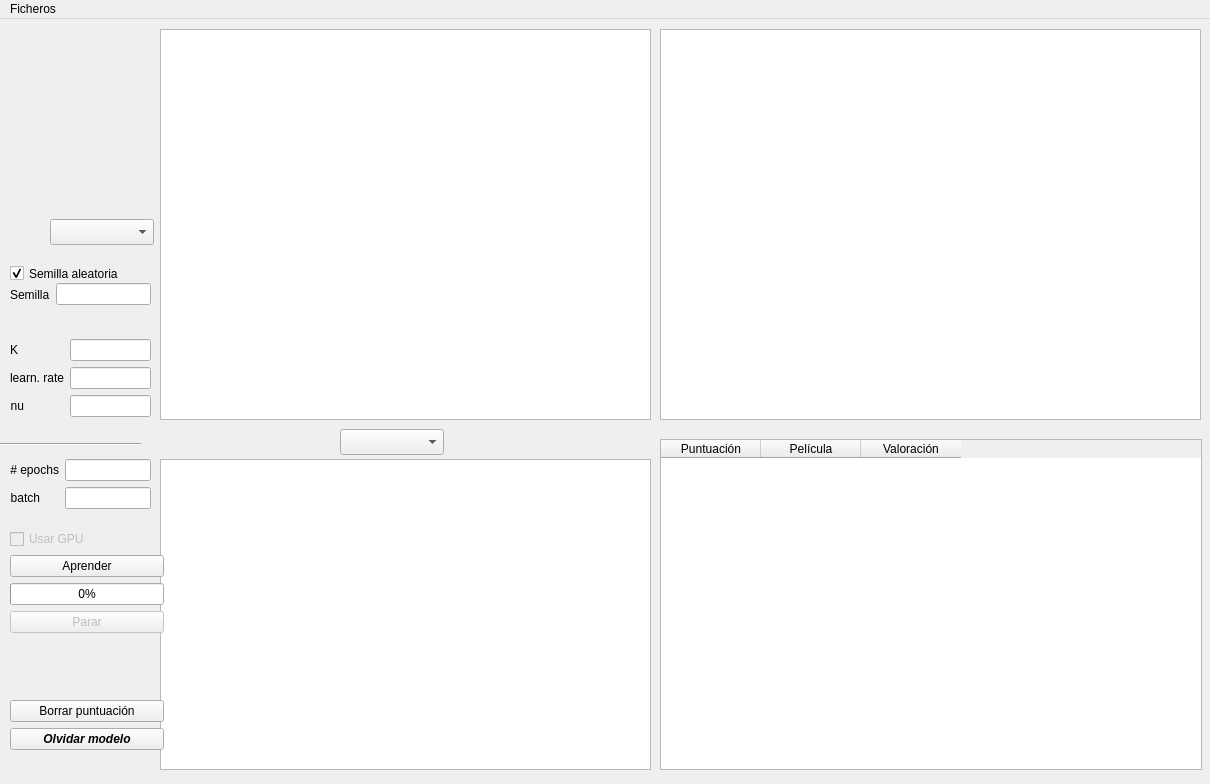
<?xml version="1.0" encoding="UTF-8"?>
<ui version="4.0">
 <class>MainWindow</class>
 <widget class="QMainWindow" name="MainWindow">
  <property name="geometry">
   <rect>
    <x>0</x>
    <y>0</y>
    <width>1210</width>
    <height>784</height>
   </rect>
  </property>
  <property name="minimumSize">
   <size>
    <width>1210</width>
    <height>784</height>
   </size>
  </property>
  <property name="maximumSize">
   <size>
    <width>1210</width>
    <height>784</height>
   </size>
  </property>
  <property name="windowTitle">
   <string>Sistema de Recomendación de Películas</string>
  </property>
  <property name="toolTip">
   <string extracomment="Elimina el modelo de memoria, reinicia los parámetros"/>
  </property>
  <widget class="QWidget" name="centralwidget">
   <widget class="PlotWidget" name="graphicsView_pelis">
    <property name="geometry">
     <rect>
      <x>160</x>
      <y>10</y>
      <width>491</width>
      <height>391</height>
     </rect>
    </property>
   </widget>
   <widget class="PlotWidget" name="graphicsView_errores">
    <property name="geometry">
     <rect>
      <x>160</x>
      <y>440</y>
      <width>491</width>
      <height>311</height>
     </rect>
    </property>
    <property name="toolTip">
     <string/>
    </property>
   </widget>
   <widget class="QTableWidget" name="tableWidget">
    <property name="geometry">
     <rect>
      <x>660</x>
      <y>420</y>
      <width>542</width>
      <height>331</height>
     </rect>
    </property>
    <property name="maximumSize">
     <size>
      <width>16777215</width>
      <height>751</height>
     </size>
    </property>
    <column>
     <property name="text">
      <string>Puntuación</string>
     </property>
    </column>
    <column>
     <property name="text">
      <string>Película</string>
     </property>
    </column>
    <column>
     <property name="text">
      <string>Valoración</string>
     </property>
    </column>
   </widget>
   <widget class="QPlainTextEdit" name="consola">
    <property name="geometry">
     <rect>
      <x>660</x>
      <y>10</y>
      <width>541</width>
      <height>391</height>
     </rect>
    </property>
    <property name="readOnly">
     <bool>true</bool>
    </property>
   </widget>
   <widget class="QComboBox" name="cb_Y">
    <property name="geometry">
     <rect>
      <x>50</x>
      <y>200</y>
      <width>104</width>
      <height>26</height>
     </rect>
    </property>
   </widget>
   <widget class="QComboBox" name="cb_X">
    <property name="geometry">
     <rect>
      <x>340</x>
      <y>410</y>
      <width>104</width>
      <height>26</height>
     </rect>
    </property>
   </widget>
   <widget class="Line" name="line">
    <property name="geometry">
     <rect>
      <x>0</x>
      <y>410</y>
      <width>141</width>
      <height>31</height>
     </rect>
    </property>
    <property name="orientation">
     <enum>Qt::Horizontal</enum>
    </property>
   </widget>
   <widget class="QWidget" name="formLayoutWidget_3">
    <property name="geometry">
     <rect>
      <x>10</x>
      <y>440</y>
      <width>141</width>
      <height>61</height>
     </rect>
    </property>
    <layout class="QFormLayout" name="layout_variables">
     <item row="0" column="0">
      <widget class="QLabel" name="label_epochs">
       <property name="text">
        <string># epochs</string>
       </property>
       <property name="alignment">
        <set>Qt::AlignRight|Qt::AlignTrailing|Qt::AlignVCenter</set>
       </property>
      </widget>
     </item>
     <item row="0" column="1">
      <widget class="QLineEdit" name="le_epochs">
       <property name="toolTip">
        <string>Número de veces que se presentará el conjunto de entrenamiento</string>
       </property>
       <property name="text">
        <string/>
       </property>
      </widget>
     </item>
     <item row="1" column="0">
      <widget class="QLabel" name="label_batch">
       <property name="text">
        <string>batch</string>
       </property>
       <property name="alignment">
        <set>Qt::AlignRight|Qt::AlignTrailing|Qt::AlignVCenter</set>
       </property>
      </widget>
     </item>
     <item row="1" column="1">
      <widget class="QLineEdit" name="le_minibatch">
       <property name="toolTip">
        <string>Número de ejemplos de cada batch</string>
       </property>
       <property name="text">
        <string/>
       </property>
      </widget>
     </item>
    </layout>
   </widget>
   <widget class="QWidget" name="verticalLayoutWidget_2">
    <property name="geometry">
     <rect>
      <x>10</x>
      <y>510</y>
      <width>154</width>
      <height>221</height>
     </rect>
    </property>
    <layout class="QVBoxLayout" name="verticalLayout" stretch="0,0,0,0,0,0,0">
     <item>
      <widget class="QCheckBox" name="cb_usoGPU">
       <property name="enabled">
        <bool>false</bool>
       </property>
       <property name="toolTip">
        <string>&lt;html&gt;&lt;head/&gt;&lt;body&gt;&lt;p&gt;&lt;span style=&quot; font-weight:600; color:#ff2600;&quot;&gt;EXPERIMENTAL:&lt;/span&gt; Esta opción sólo se puede seleccionar &lt;span style=&quot; font-style:italic;&quot;&gt;antes de comenzar el entrenamiento por primera vez&lt;/span&gt;. Si deseas modificar su valor una vez comenzado el entrenamiento, debes:&lt;br/&gt;1. Guardar el modelo entrenado&lt;br/&gt;2. &amp;quot;Olvidar&amp;quot; el modelo&lt;br/&gt;3. Seleccionar si deseas usar o no GPU&lt;br/&gt;4. Cargar modelo entrenado&lt;br/&gt;5. Continuar el entrenamiento&lt;/p&gt;&lt;/body&gt;&lt;/html&gt;</string>
       </property>
       <property name="text">
        <string>Usar GPU</string>
       </property>
       <property name="checkable">
        <bool>true</bool>
       </property>
       <property name="checked">
        <bool>false</bool>
       </property>
       <property name="tristate">
        <bool>false</bool>
       </property>
      </widget>
     </item>
     <item>
      <widget class="QPushButton" name="pb_Aprender">
       <property name="toolTip">
        <string>Aprende un modelo a partir de los datos de entrenamiento y de los gustos del usuario, si los ha indicado</string>
       </property>
       <property name="text">
        <string>Aprender</string>
       </property>
      </widget>
     </item>
     <item>
      <widget class="QProgressBar" name="progressBar">
       <property name="value">
        <number>0</number>
       </property>
      </widget>
     </item>
     <item>
      <widget class="QPushButton" name="pb_Parar">
       <property name="enabled">
        <bool>false</bool>
       </property>
       <property name="toolTip">
        <string>Detiene el entrenamiento</string>
       </property>
       <property name="text">
        <string>Parar</string>
       </property>
      </widget>
     </item>
     <item>
      <spacer name="verticalSpacer_2">
       <property name="orientation">
        <enum>Qt::Vertical</enum>
       </property>
       <property name="sizeType">
        <enum>QSizePolicy::Expanding</enum>
       </property>
       <property name="sizeHint" stdset="0">
        <size>
         <width>20</width>
         <height>20</height>
        </size>
       </property>
      </spacer>
     </item>
     <item>
      <widget class="QPushButton" name="pb_Borrarpuntos">
       <property name="toolTip">
        <string>Borra las puntuaciones cargadas en memoria</string>
       </property>
       <property name="text">
        <string>Borrar puntuación</string>
       </property>
      </widget>
     </item>
     <item>
      <widget class="QPushButton" name="pb_Olvidar">
       <property name="font">
        <font>
         <weight>75</weight>
         <italic>true</italic>
         <bold>true</bold>
        </font>
       </property>
       <property name="toolTip">
        <string>Elimina el modelo aprendido</string>
       </property>
       <property name="text">
        <string>Olvidar modelo</string>
       </property>
      </widget>
     </item>
    </layout>
   </widget>
   <widget class="QWidget" name="layoutWidget">
    <property name="geometry">
     <rect>
      <x>10</x>
      <y>320</y>
      <width>141</width>
      <height>85</height>
     </rect>
    </property>
    <layout class="QFormLayout" name="fl_fijos_texto">
     <item row="0" column="0">
      <widget class="QLabel" name="label_K">
       <property name="text">
        <string>K</string>
       </property>
       <property name="alignment">
        <set>Qt::AlignRight|Qt::AlignTrailing|Qt::AlignVCenter</set>
       </property>
      </widget>
     </item>
     <item row="0" column="1">
      <widget class="QLineEdit" name="le_K">
       <property name="toolTip">
        <string>Dimensiones del espacio de proyección (embedding)</string>
       </property>
       <property name="toolTipDuration">
        <number>5</number>
       </property>
       <property name="text">
        <string/>
       </property>
      </widget>
     </item>
     <item row="1" column="0">
      <widget class="QLabel" name="label_learningrate">
       <property name="text">
        <string>learn. rate</string>
       </property>
       <property name="alignment">
        <set>Qt::AlignRight|Qt::AlignTrailing|Qt::AlignVCenter</set>
       </property>
      </widget>
     </item>
     <item row="1" column="1">
      <widget class="QLineEdit" name="le_learningrate">
       <property name="toolTip">
        <string>Factor de aprendizaje</string>
       </property>
       <property name="text">
        <string/>
       </property>
      </widget>
     </item>
     <item row="2" column="0">
      <widget class="QLabel" name="label_nu">
       <property name="text">
        <string>nu</string>
       </property>
       <property name="alignment">
        <set>Qt::AlignRight|Qt::AlignTrailing|Qt::AlignVCenter</set>
       </property>
      </widget>
     </item>
     <item row="2" column="1">
      <widget class="QLineEdit" name="le_nu">
       <property name="toolTip">
        <string>Factor de regularización</string>
       </property>
       <property name="text">
        <string/>
       </property>
      </widget>
     </item>
    </layout>
   </widget>
   <widget class="QCheckBox" name="cb_semillaaleatoria">
    <property name="geometry">
     <rect>
      <x>10</x>
      <y>239</y>
      <width>131</width>
      <height>31</height>
     </rect>
    </property>
    <property name="toolTip">
     <string>La generación de aleatorios comienza con semilla fija o variable</string>
    </property>
    <property name="text">
     <string>Semilla aleatoria</string>
    </property>
    <property name="checked">
     <bool>true</bool>
    </property>
   </widget>
   <widget class="QWidget" name="horizontalLayoutWidget_2">
    <property name="geometry">
     <rect>
      <x>10</x>
      <y>260</y>
      <width>141</width>
      <height>31</height>
     </rect>
    </property>
    <layout class="QHBoxLayout" name="layout_randomseed">
     <item>
      <widget class="QLabel" name="label_randomseed">
       <property name="enabled">
        <bool>true</bool>
       </property>
       <property name="text">
        <string>Semilla</string>
       </property>
      </widget>
     </item>
     <item>
      <widget class="QLineEdit" name="le_randomseed">
       <property name="enabled">
        <bool>true</bool>
       </property>
       <property name="toolTip">
        <string>Semilla para el generador de números aleatorios</string>
       </property>
       <property name="text">
        <string/>
       </property>
      </widget>
     </item>
    </layout>
   </widget>
  </widget>
  <widget class="QMenuBar" name="menuBar">
   <property name="geometry">
    <rect>
     <x>0</x>
     <y>0</y>
     <width>1210</width>
     <height>24</height>
    </rect>
   </property>
   <widget class="QMenu" name="menu">
    <property name="title">
     <string>Ficheros</string>
    </property>
    <addaction name="actionCargar_puntuaciones"/>
    <addaction name="actionGuardar_puntuaciones"/>
    <addaction name="separator"/>
    <addaction name="actionCargar_modelo_entrenado"/>
    <addaction name="actionGuardar_modelo_entrenado"/>
    <addaction name="separator"/>
    <addaction name="actionExportar"/>
   </widget>
   <addaction name="menu"/>
  </widget>
  <action name="actionCargar_puntuaciones">
   <property name="text">
    <string>Cargar puntuaciones</string>
   </property>
  </action>
  <action name="actionGuardar_puntuaciones">
   <property name="text">
    <string>Guardar puntuaciones</string>
   </property>
  </action>
  <action name="actionCargar_modelo_entrenado">
   <property name="text">
    <string>Cargar modelo entrenado</string>
   </property>
  </action>
  <action name="actionGuardar_modelo_entrenado">
   <property name="enabled">
    <bool>false</bool>
   </property>
   <property name="text">
    <string>Guardar modelo entrenado</string>
   </property>
  </action>
  <action name="actionExportar">
   <property name="enabled">
    <bool>false</bool>
   </property>
   <property name="text">
    <string>Exportar embeddings</string>
   </property>
   <property name="toolTip">
    <string>Exporta la codificación de los usuarios (matriz W) y las películas (matriz V)</string>
   </property>
  </action>
 </widget>
 <customwidgets>
  <customwidget>
   <class>PlotWidget</class>
   <extends>QGraphicsView</extends>
   <header>pyqtgraph</header>
  </customwidget>
 </customwidgets>
 <resources/>
 <connections/>
</ui>
